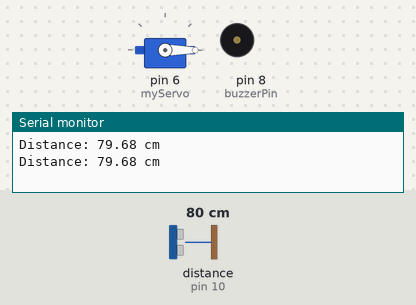
The sketch below on a simulated Arduino Uno, built with avr-gcc and run on an emulated ATmega328P. Shown: servo, buzzer (waves = sounding), the last lines printed to the serial monitor. Wiring (inferred from the names in the program): ultrasonic range finder: trigger pin 9; echo pin 10. Inputs (shaded band) come from the test bench; at power-on: distance to the obstacle (sensor on pin 10) 80 cm. The echo pulse lasts 58.3 µs per cm.

Above: at 2.8 s.
2.9 s: distance to the obstacle (sensor on pin 10) set to 34 cm
5.6 s: distance to the obstacle (sensor on pin 10) set to 28 cm
At 6.11 s:
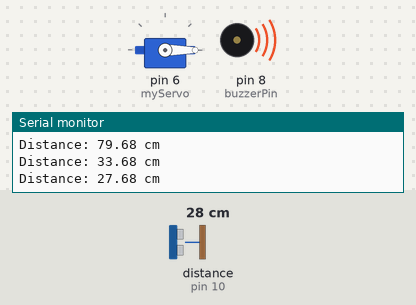
10.5 s: distance to the obstacle (sensor on pin 10) set to 12 cm
14.0 s: distance to the obstacle (sensor on pin 10) set to 9 cm
At 17.1 s:
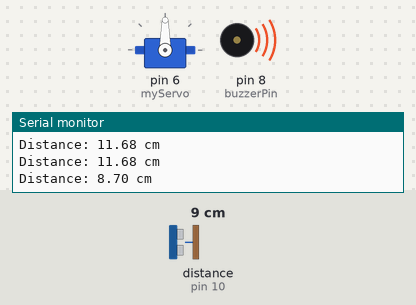
17.9 s: distance to the obstacle (sensor on pin 10) set to 18 cm
At 20.4 s:
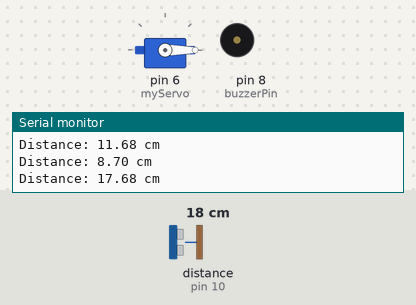
22.7 s: distance to the obstacle (sensor on pin 10) set to 2 cm
At 24.0 s:
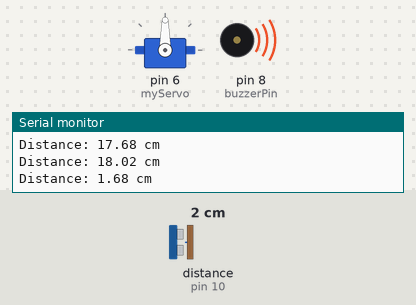
Timing chart, 0 to 25.7 s (numbered marks = the images above; inputs shaded):
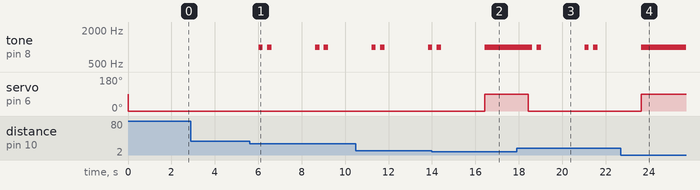

Measured:
- the behaviour switches between 31 and 30 cm on distance to the obstacle (sensor on pin 10) (found by bisection; images 0 and 1)
- the behaviour switches between 11 and 10 cm on distance to the obstacle (sensor on pin 10) (found by bisection; images 1 and 2)
- after the input at 5.6 s, tone on pin 8 (buzzerPin): plays 1000 Hz for 0.20 s, 1000 Hz for 0.20 s, 1000 Hz for 0.20 s, 1000 Hz for 0.20 s, starting after 0.42 s
- after the input at 14.0 s, tone on pin 8 (buzzerPin): goes on until 16.4 s, then stays 1000 Hz; servo on pin 6 (myServo): 0° → 90° after 2.4 s
- after the input at 17.9 s, tone on pin 8 (buzzerPin): goes silent 0.20 s, 1000 Hz 0.20 s, silent 2.0 s, 1000 Hz 0.20 s, silent 0.20 s, 1000 Hz 0.20 s, then silent, starting after 0.73 s; servo on pin 6 (myServo): 90° → 0° after 0.53 s
- after the input at 22.7 s, tone on pin 8 (buzzerPin): goes on until 23.6 s, then stays 1000 Hz; servo on pin 6 (myServo): 0° → 90° after 0.93 s

The sketch:

Assignment_B.ino
```cpp
#include <Servo.h> // Imports the Servo library to generate PWM signals for the motor

Servo myServo; // Creates a servo object to control the physical motor

const int trigPin = 9;  // Assigns digital pin 9 to the ultrasonic sensor's trigger pin
const int echoPin = 10; // Assigns digital pin 10 to the ultrasonic sensor's echo pin
const int buzzerPin = 8; // Assigns digital pin 8 to control the active buzzer

long duration;  // Declares an integer variable to store the sound wave's round-trip travel time
float distance; // Declares a decimal variable to store the calculated distance in centimeters

void setup() {
  Serial.begin(9600); // Opens a serial communication channel to the computer at 9600 baud

  pinMode(trigPin, OUTPUT); // Configures the trigger pin to send outgoing electrical signals
  pinMode(echoPin, INPUT); // Configures the echo pin to listen for incoming electrical signals
  pinMode(buzzerPin, OUTPUT); // Configures the buzzer pin to send outgoing electrical power

  myServo.attach(6); // Links the servo control logic to digital pin 6 on the Arduino
}

void loop() {
  // Send ultrasonic pulse
  digitalWrite(trigPin, LOW); // Pulls the trigger pin LOW to clear any residual signal
  delayMicroseconds(2); // Waits 2 microseconds to ensure a clean start

  digitalWrite(trigPin, HIGH); // Pulls the trigger pin HIGH to fire the 40kHz sound burst
  delayMicroseconds(10); // Holds the pulse HIGH for exactly 10 microseconds as required by the sensor
  digitalWrite(trigPin, LOW); // Pulls the trigger pin LOW to stop firing the sound wave

  duration = pulseIn(echoPin, HIGH); // Measures the exact microsecond duration the echo pin stays HIGH

  distance = (duration * 0.0343) / 2; // Converts round-trip time to one-way distance using the speed of sound

  Serial.print("Distance: "); // Prints the text label to the serial monitor
  Serial.print(distance); // Prints the calculated decimal distance value
  Serial.println(" cm"); // Prints the unit and moves the cursor to a new line

  // Move servo and trigger buzzer according to distance
  if (distance <= 10) {
    myServo.write(90); // Actuates the servo arm to the 90-degree position

    // Object is very close
    tone(buzzerPin, 1000); // Triggers a continuous, unbroken 1000Hz tone on the buzzer

  } else if (distance > 10 && distance <= 30) { // Checks if the object is at a moderate distance
    myServo.write(0); // Actuates the servo arm back to the 0-degree resting position

    // Two short warning beeps
    tone(buzzerPin, 1000); // Turns the buzzer on at 1000Hz
    delay(200); // Keeps the tone on for 200 milliseconds
    noTone(buzzerPin); // Silences the buzzer
    delay(200); // Keeps the buzzer silent for 200 milliseconds
    tone(buzzerPin, 1000); // Turns the buzzer back on at 1000Hz
    delay(200); // Keeps the tone on for 200 milliseconds
    noTone(buzzerPin); // Silences the buzzer

  } else {
    // No object detected or out of range
    // Removed the beep code so that it stays silent when clear
    myServo.write(0); // Ensures the servo arm remains in the 0 degree resting position
    noTone(buzzerPin); // Ensures the buzzer is completely silenced
  }

  // Wait 2 seconds before the next measurement
  delay(2000);
}
```
